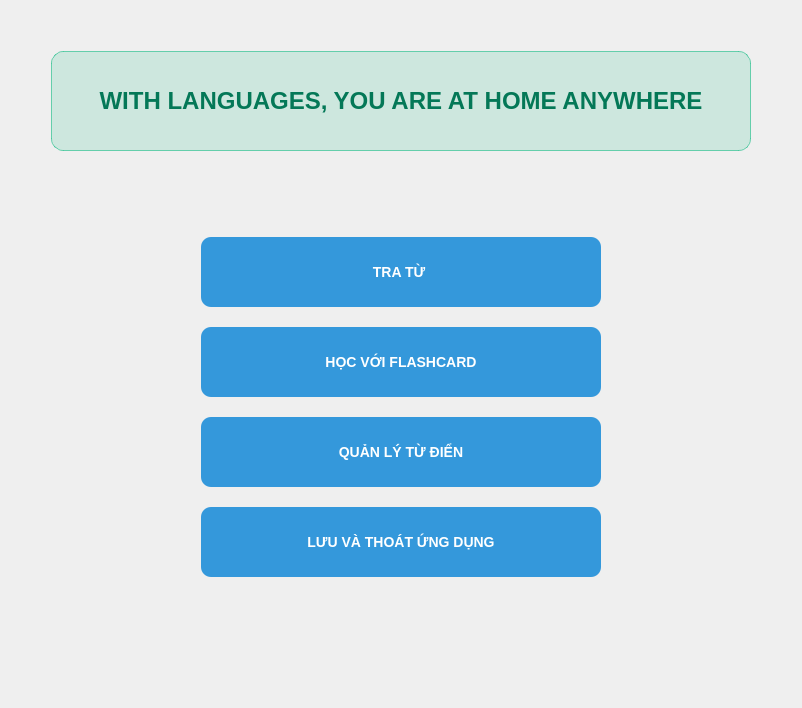
      <widget class="QWidget" name="p0_menu_chinh">
       <layout class="QVBoxLayout" name="verticalLayout_20">
        <item>
         <spacer name="verticalSpacer_23">
          <property name="orientation">
           <enum>Qt::Orientation::Vertical</enum>
          </property>
          <property name="sizeHint" stdset="0">
           <size>
            <width>20</width>
            <height>40</height>
           </size>
          </property>
         </spacer>
        </item>
        <item>
         <layout class="QHBoxLayout" name="horizontalLayout_7">
          <item>
           <spacer name="horizontalSpacer_7">
            <property name="orientation">
             <enum>Qt::Orientation::Horizontal</enum>
            </property>
            <property name="sizeHint" stdset="0">
             <size>
              <width>40</width>
              <height>20</height>
             </size>
            </property>
           </spacer>
          </item>
          <item>
           <widget class="QLabel" name="label">
            <property name="minimumSize">
             <size>
              <width>700</width>
              <height>100</height>
             </size>
            </property>
            <property name="maximumSize">
             <size>
              <width>700</width>
              <height>100</height>
             </size>
            </property>
            <property name="styleSheet">
             <string notr="true">QLabel {
    background-color: rgba(16, 185, 129, 40);
    border: 1px solid rgba(16, 185, 129, 150);
    border-radius: 12px;
    color: #047857;
    font-size: 24px;
    font-weight: bold;
    font-family: Arial, sans-serif;
    padding: 10px 20px;
}</string>
            </property>
            <property name="text">
             <string>WITH LANGUAGES, YOU ARE AT HOME ANYWHERE</string>
            </property>
            <property name="alignment">
             <set>Qt::AlignmentFlag::AlignCenter</set>
            </property>
           </widget>
          </item>
          <item>
           <spacer name="horizontalSpacer_8">
            <property name="orientation">
             <enum>Qt::Orientation::Horizontal</enum>
            </property>
            <property name="sizeHint" stdset="0">
             <size>
              <width>40</width>
              <height>20</height>
             </size>
            </property>
           </spacer>
          </item>
         </layout>
        </item>
        <item>
         <spacer name="verticalSpacer_7">
          <property name="orientation">
           <enum>Qt::Orientation::Vertical</enum>
          </property>
          <property name="sizeHint" stdset="0">
           <size>
            <width>20</width>
            <height>40</height>
           </size>
          </property>
         </spacer>
        </item>
        <item>
         <spacer name="verticalSpacer_24">
          <property name="orientation">
           <enum>Qt::Orientation::Vertical</enum>
          </property>
          <property name="sizeHint" stdset="0">
           <size>
            <width>20</width>
            <height>40</height>
           </size>
          </property>
         </spacer>
        </item>
        <item>
         <layout class="QVBoxLayout" name="verticalLayout_2">
          <property name="spacing">
           <number>20</number>
          </property>
          <item alignment="Qt::AlignmentFlag::AlignHCenter">
           <widget class="QPushButton" name="btn_tra_tu">
            <property name="sizePolicy">
             <sizepolicy hsizetype="Minimum" vsizetype="Fixed">
              <horstretch>0</horstretch>
              <verstretch>0</verstretch>
             </sizepolicy>
            </property>
            <property name="minimumSize">
             <size>
              <width>400</width>
              <height>70</height>
             </size>
            </property>
            <property name="maximumSize">
             <size>
              <width>600</width>
              <height>70</height>
             </size>
            </property>
            <property name="styleSheet">
             <string notr="true">QPushButton {
    background-color: #3498db; /* Màu nền xanh */
    color: white;              /* Màu chữ trắng */
    border-radius: 10px;       /* Bo góc tròn */
    padding: 10px 20px;        /* Độ dày của nút */
    font-weight: bold;         /* In đậm chữ */
    font-size: 14px;
}

QPushButton:hover {
    background-color: #2980b9; /* Đổi màu đậm hơn khi chuột đưa vào */
}

QPushButton:pressed {
    background-color: #1c5980; /* Màu khi click chuột xuống */
}</string>
            </property>
            <property name="text">
             <string>TRA TỪ </string>
            </property>
           </widget>
          </item>
          <item alignment="Qt::AlignmentFlag::AlignHCenter">
           <widget class="QPushButton" name="btn_flashcard">
            <property name="minimumSize">
             <size>
              <width>400</width>
              <height>70</height>
             </size>
            </property>
            <property name="maximumSize">
             <size>
              <width>600</width>
              <height>70</height>
             </size>
            </property>
            <property name="styleSheet">
             <string notr="true">QPushButton {
    background-color: #3498db; /* Màu nền xanh */
    color: white;              /* Màu chữ trắng */
    border-radius: 10px;       /* Bo góc tròn */
    padding: 10px 20px;        /* Độ dày của nút */
    font-weight: bold;         /* In đậm chữ */
    font-size: 14px;
}

QPushButton:hover {
    background-color: #2980b9; /* Đổi màu đậm hơn khi chuột đưa vào */
}

QPushButton:pressed {
    background-color: #1c5980; /* Màu khi click chuột xuống */
}</string>
            </property>
            <property name="text">
             <string>HỌC VỚI FLASHCARD</string>
            </property>
           </widget>
          </item>
          <item alignment="Qt::AlignmentFlag::AlignHCenter">
           <widget class="QPushButton" name="btn_quan_ly_tu_dien">
            <property name="minimumSize">
             <size>
              <width>400</width>
              <height>70</height>
             </size>
            </property>
            <property name="maximumSize">
             <size>
              <width>600</width>
              <height>70</height>
             </size>
            </property>
            <property name="styleSheet">
             <string notr="true">QPushButton {
    background-color: #3498db; /* Màu nền xanh */
    color: white;              /* Màu chữ trắng */
    border-radius: 10px;       /* Bo góc tròn */
    padding: 10px 20px;        /* Độ dày của nút */
    font-weight: bold;         /* In đậm chữ */
    font-size: 14px;
}

QPushButton:hover {
    background-color: #2980b9; /* Đổi màu đậm hơn khi chuột đưa vào */
}

QPushButton:pressed {
    background-color: #1c5980; /* Màu khi click chuột xuống */
}</string>
            </property>
            <property name="text">
             <string>QUẢN LÝ TỪ ĐIỂN</string>
            </property>
           </widget>
          </item>
          <item alignment="Qt::AlignmentFlag::AlignHCenter">
           <widget class="QPushButton" name="btn_save_close">
            <property name="minimumSize">
             <size>
              <width>400</width>
              <height>70</height>
             </size>
            </property>
            <property name="maximumSize">
             <size>
              <width>600</width>
              <height>70</height>
             </size>
            </property>
            <property name="styleSheet">
             <string notr="true">QPushButton {
    background-color: #3498db; /* Màu nền xanh */
    color: white;              /* Màu chữ trắng */
    border-radius: 10px;       /* Bo góc tròn */
    padding: 10px 20px;        /* Độ dày của nút */
    font-weight: bold;         /* In đậm chữ */
    font-size: 14px;
}

QPushButton:hover {
    background-color: #2980b9; /* Đổi màu đậm hơn khi chuột đưa vào */
}

QPushButton:pressed {
    background-color: #1c5980; /* Màu khi click chuột xuống */
}</string>
            </property>
            <property name="text">
             <string>LƯU VÀ THOÁT ỨNG DỤNG</string>
            </property>
           </widget>
          </item>
          <item>
           <spacer name="verticalSpacer_26">
            <property name="orientation">
             <enum>Qt::Orientation::Vertical</enum>
            </property>
            <property name="sizeHint" stdset="0">
             <size>
              <width>20</width>
              <height>40</height>
             </size>
            </property>
           </spacer>
          </item>
          <item>
           <spacer name="verticalSpacer_25">
            <property name="orientation">
             <enum>Qt::Orientation::Vertical</enum>
            </property>
            <property name="sizeHint" stdset="0">
             <size>
              <width>20</width>
              <height>40</height>
             </size>
            </property>
           </spacer>
          </item>
          <item>
           <spacer name="verticalSpacer_8">
            <property name="orientation">
             <enum>Qt::Orientation::Vertical</enum>
            </property>
            <property name="sizeHint" stdset="0">
             <size>
              <width>20</width>
              <height>40</height>
             </size>
            </property>
           </spacer>
          </item>
         </layout>
        </item>
       </layout>
      </widget>
